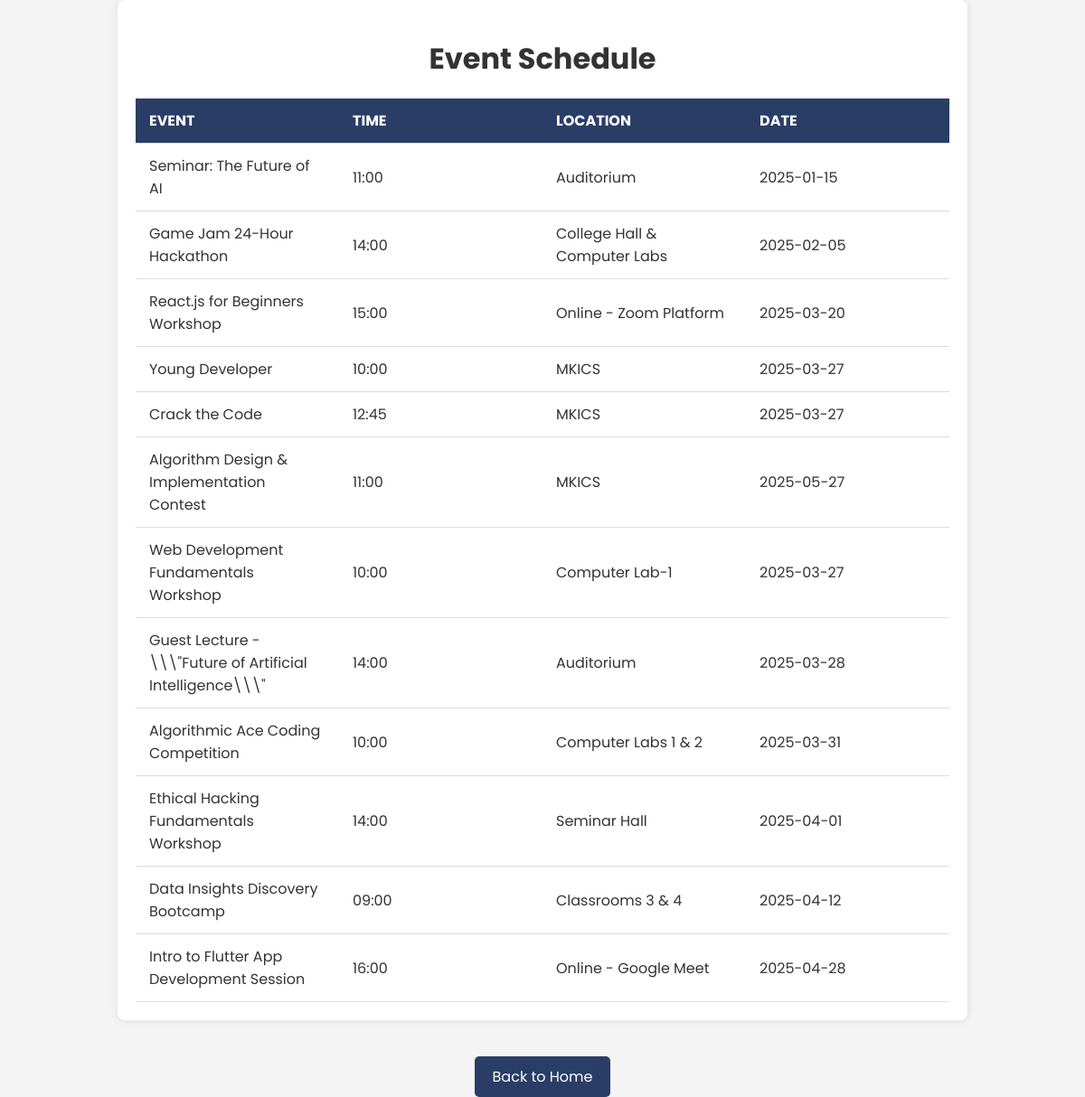
/event_schedule.php, run on the app's committed database.
### tables this page shows
CREATE TABLE `event_schedule` (
  `id` int NOT NULL AUTO_INCREMENT,
  `event` varchar(255) NOT NULL,
  `time` varchar(255) NOT NULL,
  `location` varchar(255) DEFAULT NULL,
  `event_date` date DEFAULT NULL,
  PRIMARY KEY (`id`)
);

### event_schedule.php (the view, shortened to what this page needs)
<?php
include "config.php";
$sql = "SELECT event, time, location, event_date FROM event_schedule";
$result = mysqli_query($conn, $sql);
$schedule_data = array();
if (mysqli_num_rows($result) > 0) {
    while ($row = mysqli_fetch_assoc($result)) {
        $schedule_data[] = $row;
    }
}
?>
<!DOCTYPE html>
<html lang="en">
<head>
</head>
<body>
    <div class="schedule-container">
        <h1>Event Schedule</h1>
        <table>
            <thead>
                <tr>
                    <th>Event</th>
                    <th>Time</th>
                    <th>Location</th>
                    <th>Date</th>
                </tr>
            </thead>
            <tbody>
                <?php foreach ($schedule_data as $row): ?>
                    <tr>
                        <td><?php echo htmlspecialchars($row['event']); ?></td>
                        <td><?php echo htmlspecialchars($row['time']); ?></td>
                        <td><?php echo htmlspecialchars($row['location']); ?></td>
                        <td><?php echo htmlspecialchars($row['event_date']); ?></td>
                    </tr>
                <?php endforeach; ?>
            </tbody>
        </table>
    </div>
    <div class="back-link-container">
        <a href="dashboard.php" class="back-link">Back to Home</a>
    </div>
</body>
</html>

### event_schedule.php (style rules this page uses)
body { font-family: 'Poppins', sans-serif; background-color: #f4f4f4; color: #333; margin: 0; padding: 0; display: flex; flex-direction: column; justify-content: center; align-items: center; min-height: 100vh; }
.schedule-container { width: 90%; max-width: 900px; background-color: #fff; border-radius: 8px; box-shadow: 0 0 10px rgba(0, 0, 0, 0.1); padding: 20px; overflow-x: auto; margin-bottom: 20px; }
h1 { text-align: center; margin-bottom: 20px; color: #333; }
table { width: 100%; border-collapse: collapse; margin-top: 20px; table-layout: fixed; }
th, td { padding: 12px 15px; text-align: left; border-bottom: 1px solid #ddd; word-wrap: break-word; }
th { background-color: #2a3d66; color: white; font-weight: bold; text-transform: uppercase; }
.back-link { display: inline-block; padding: 10px 20px; background-color: #2a3d66; color: white; text-decoration: none; border-radius: 5px; transition: background-color 0.3s; }
.back-link-container { text-align: center; margin-top: 20px; order: 1; }

### data on the page
event_schedule: event "Seminar: The Future of AI", time "11:00", location "Auditorium", event_date "2025-01-15"
event_schedule: event "Game Jam 24-Hour Hackathon", time "14:00", location "College Hall & Computer Labs", event_date "2025-02-05"
event_schedule: event "React.js for Beginners Workshop", time "15:00", location "Online - Zoom Platform", event_date "2025-03-20"
event_schedule: event "Young Developer", time "10:00", location "MKICS", event_date "2025-03-27"
event_schedule: event "Crack the Code", time "12:45", location "MKICS", event_date "2025-03-27"
event_schedule: event "Algorithm Design & Implementation Contest", time "11:00", location "MKICS", event_date "2025-05-27"
event_schedule: event "Web Development Fundamentals Workshop", time "10:00", location "Computer Lab-1", event_date "2025-03-27"
event_schedule: event "Guest Lecture - \\\\\\\"Future of Artificial Intelligence\\\\\\\"", time "14:00", location "Auditorium", event_date "2025-03-28"
event_schedule: event "Algorithmic Ace Coding Competition", time "10:00", location "Computer Labs 1 & 2", event_date "2025-03-31"
event_schedule: event "Ethical Hacking Fundamentals Workshop", time "14:00", location "Seminar Hall", event_date "2025-04-01"
event_schedule: event "Data Insights Discovery Bootcamp", time "09:00", location "Classrooms 3 & 4", event_date "2025-04-12"
event_schedule: event "Intro to Flutter App Development Session", time "16:00", location "Online - Google Meet", event_date "2025-04-28"
